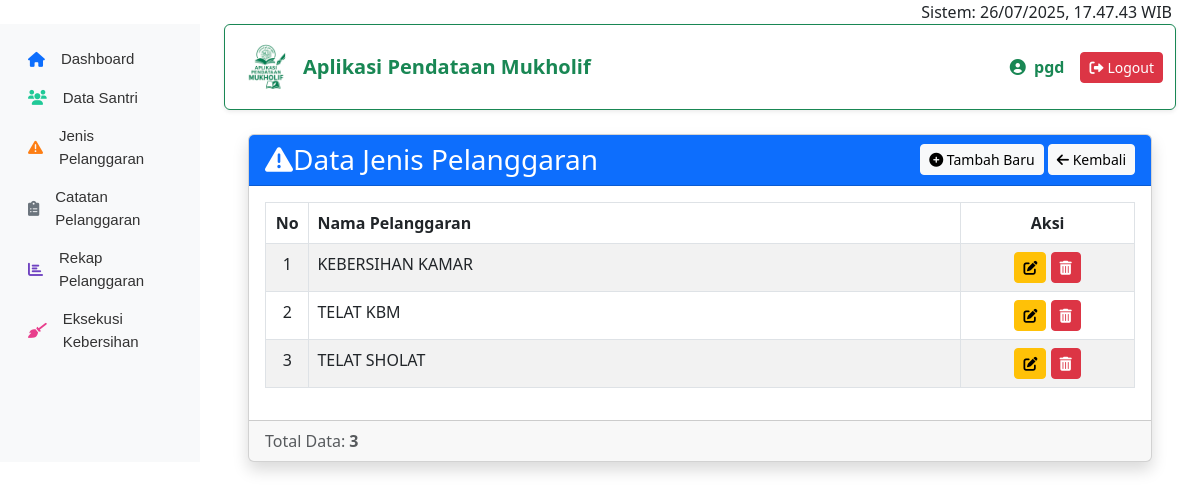
Page /jenis-pelanggaran/index.php (signed in) on the committed database.
### tables this page shows
CREATE TABLE `jenis_pelanggaran` (
  `id` int NOT NULL,
  `nama_pelanggaran` varchar(255) NOT NULL
);

### jenis-pelanggaran/index.php (the view, shortened to what this page needs)
<?php
require_once __DIR__ . '/../db.php';
require_once __DIR__ . '/../header.php';
?>
<div class="container-fluid mt-4">
    <div class="card shadow">
        <div class="card-header bg-primary text-white d-flex justify-content-between align-items-center">
            <h3 class="mb-0"><i class="fas fa-exclamation-triangle mr-2"></i>Data Jenis Pelanggaran</h3>
            <div>
                <a href="create.php" class="btn btn-light btn-sm">
                    <i class="fas fa-plus-circle mr-1"></i> Tambah Baru
                </a>
                <a href="../" class="btn btn-light btn-sm">
                    <i class="fas fa-arrow-left mr-1"></i> Kembali
                </a>
            </div>
        </div>
        <div class="card-body">
            <div class="table-responsive">
                <table class="table table-striped table-hover table-bordered">
                    <thead class="thead-dark">
                        <tr>
                            <th width="5%" class="text-center">No</th>
                            <th>Nama Pelanggaran</th>
                            <th width="20%" class="text-center">Aksi</th>
                        </tr>
                    </thead>
                    <tbody>
                        <?php
                        $query = "SELECT * FROM jenis_pelanggaran ORDER BY id DESC";
                        $result = mysqli_query($conn, $query);
                        $no = 1;
                        while ($row = mysqli_fetch_assoc($result)) {
                        ?>
                        <tr>
                            <td class="text-center"><?= $no++; ?></td>
                            <td><?= htmlspecialchars($row['nama_pelanggaran']); ?></td>
                            <td class="text-center">
                                <a href="edit.php?id=<?= $row['id']; ?>" class="btn btn-warning btn-sm" title="Edit">
                                    <i class="fas fa-edit"></i>
                                </a>
                                <a href="delete.php?id=<?= $row['id']; ?>" class="btn btn-danger btn-sm" title="Hapus" onclick="return confirm('Yakin ingin menghapus data ini?')">
                                    <i class="fas fa-trash-alt"></i>
                                </a>
                            </td>
                        </tr>
                        <?php } ?>
                    </tbody>
                </table>
            </div>
        </div>
        <div class="card-footer text-muted">
            Total Data: <strong><?= mysqli_num_rows($result); ?></strong>
        </div>
    </div>
</div>
<?php require_once __DIR__ . '/../footer.php'; ?>

### rows in the picture
jenis_pelanggaran: nama_pelanggaran "KEBERSIHAN KAMAR"
jenis_pelanggaran: nama_pelanggaran "TELAT KBM"
jenis_pelanggaran: nama_pelanggaran "TELAT SHOLAT"

### other values in the picture
$_SESSION['username'] "pgd"
mysqli_num_rows($result) "3"
